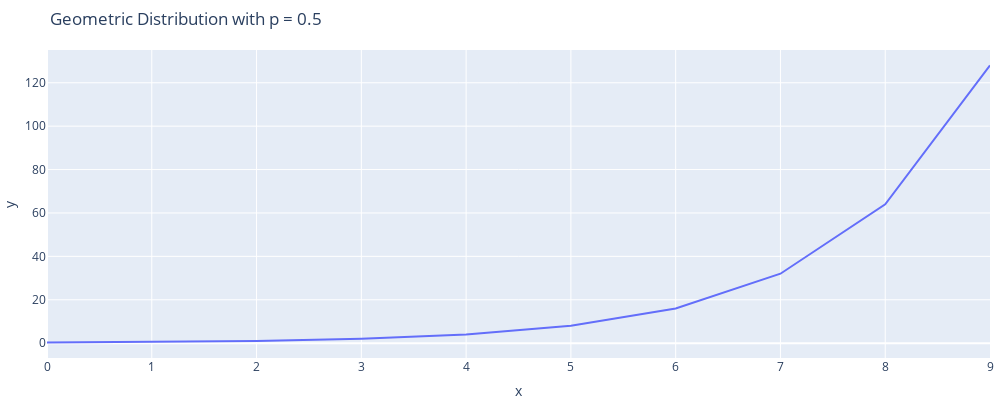

Write notebook code for a chart like this one.
### Code cell
import math
import numpy as np
#import matplotlib.pyplot as plt
import plotly.express as plt
def geometric(x,p):
    y=[]
    for i in x:
        y.append(p*math.pow((1-p),(1-i)))

    #print(y)
    fig = plt.line(x=x,y=y,width = 1000,height = 400,title="Geometric Distribution with p = 0.5")

    fig.update_layout(
    margin=dict(l=0, r=10, t=50, b=0))

    fig.show()

x=np.arange(0,10)
ans = geometric(x,0.5)

### Figure 1 — Plotly figure (JSON) as saved in the notebook; plotly's stock layout.template omitted (floating-point values rounded to 4 significant figures)
{"data": [{"hovertemplate": "x=%{x}<br>y=%{y}<extra></extra>", "legendgroup": "", "line": {"color": "#636efa", "dash": "solid"}, "marker": {"symbol": "circle"}, "mode": "lines", "name": "", "orientation": "v", "showlegend": false, "type": "scatter", "x": [0, 1, 2, 3, 4, 5, 6, 7, 8, 9], "xaxis": "x", "y": [0.25, 0.5, 1, 2, 4, 8, 16, 32, 64, 128], "yaxis": "y"}], "layout": {"height": 400, "legend": {"tracegroupgap": 0}, "margin": {"b": 0, "l": 0, "r": 10, "t": 50}, "title": {"text": "Geometric Distribution with p = 0.5"}, "width": 1000, "xaxis": {"anchor": "y", "domain": [0, 1], "title": {"text": "x"}}, "yaxis": {"anchor": "x", "domain": [0, 1], "title": {"text": "y"}}}}
